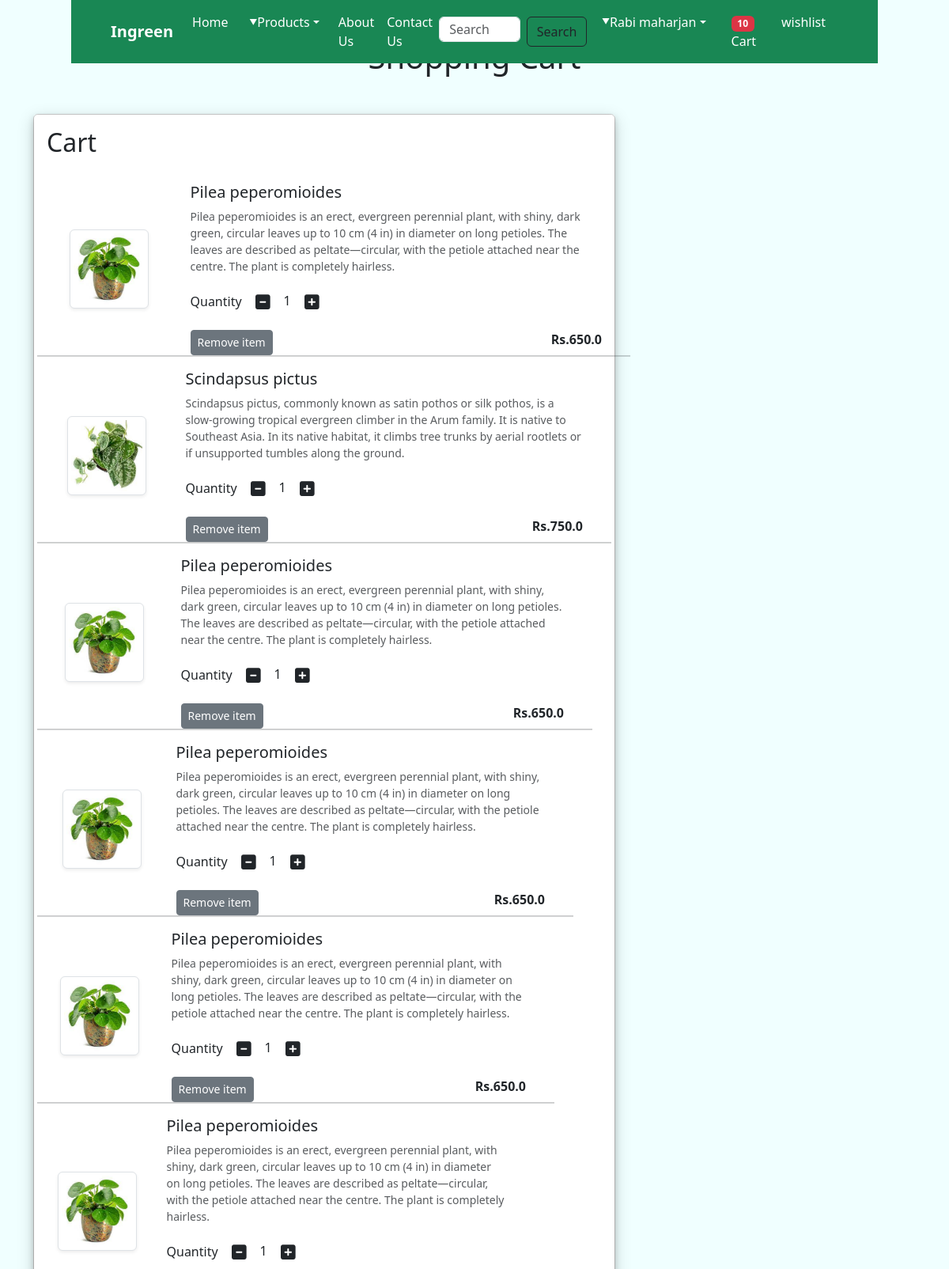
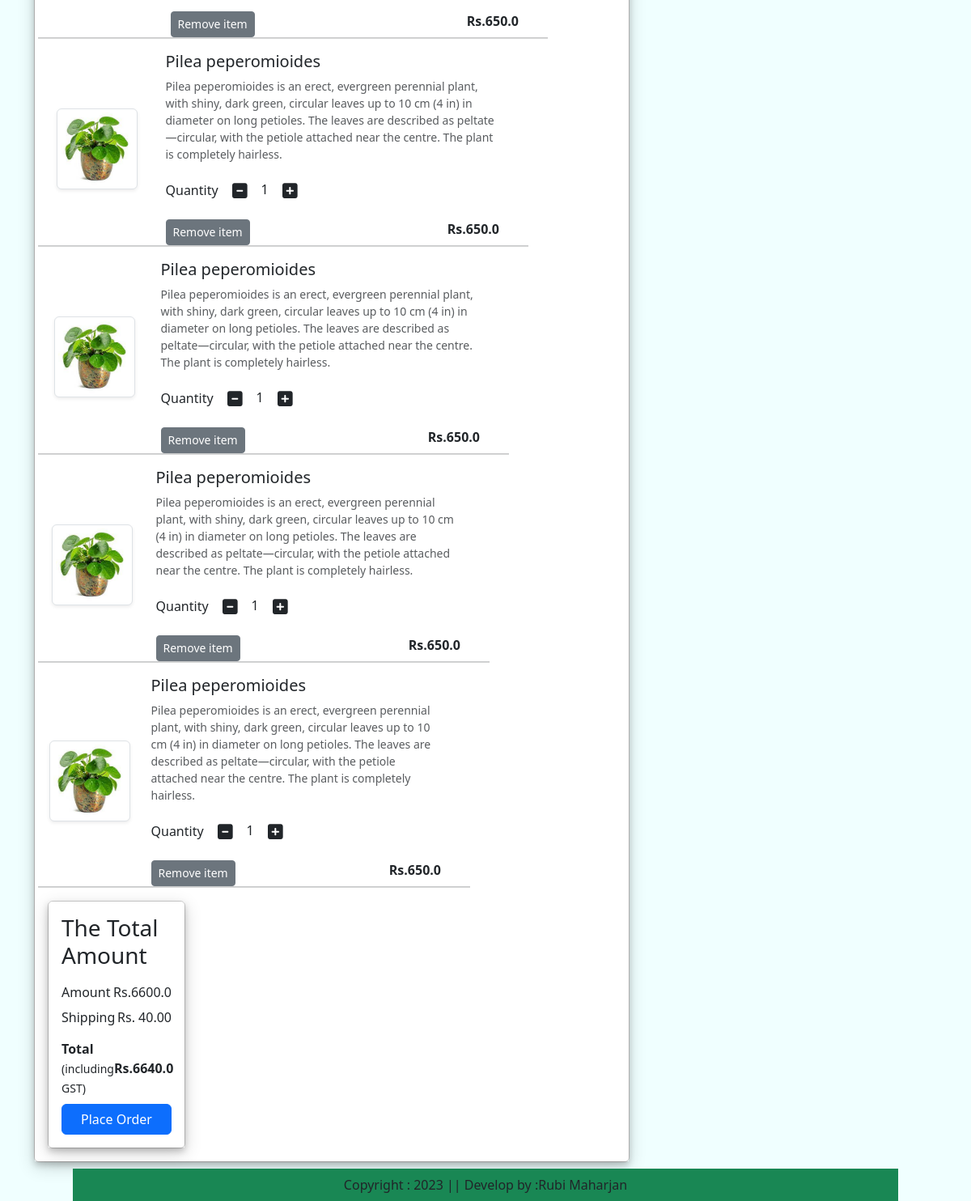
Before: /showcart/ (signed in) with the older database file (2 pictures, top to bottom).
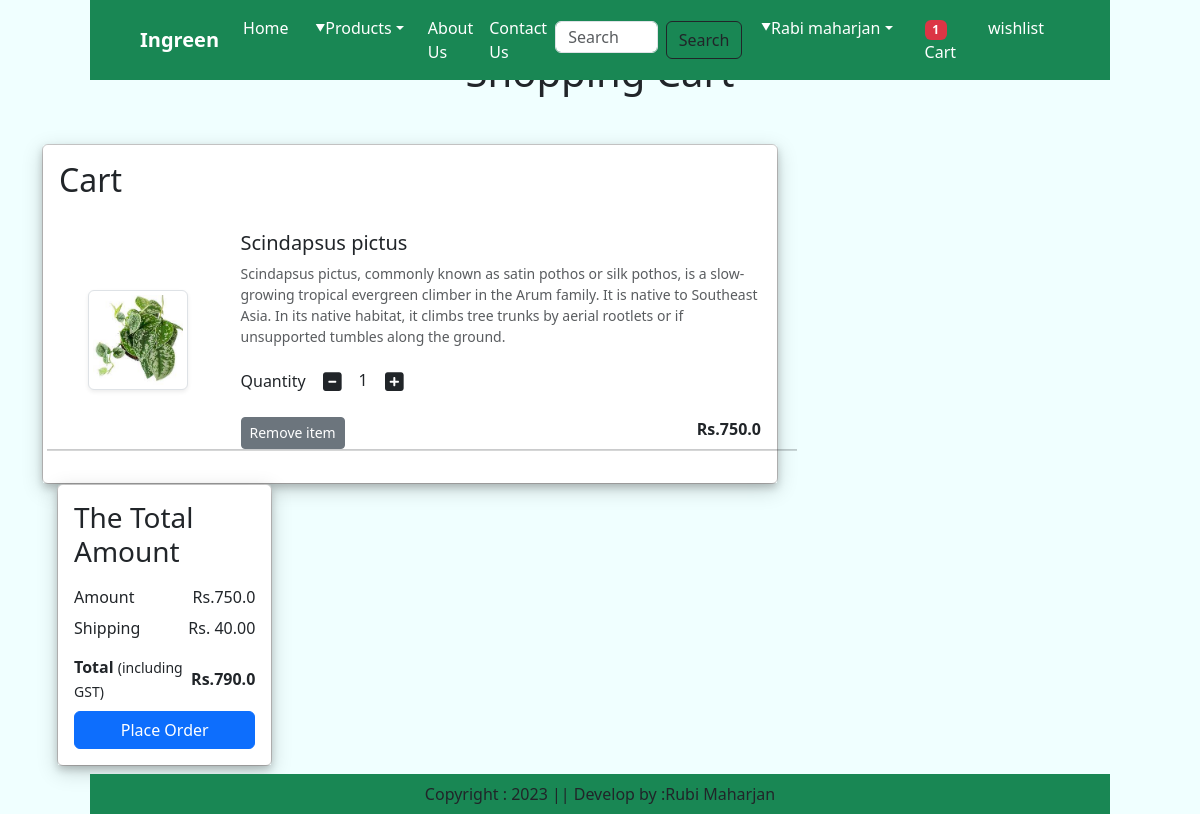
After: the same page with the newer database file.
### app/models.py (models this page shows, shortened)
class Cart(models.Model):
    user =models.ForeignKey(User,on_delete=models.CASCADE)
    product= models.ForeignKey(Product,on_delete=models.CASCADE)
    quantity =models.PositiveIntegerField(default=1)

class Product(models.Model):
    title =models.CharField(max_length=100)
    selling_price =models.FloatField()
    discounted_price=models.FloatField()
    description =models.TextField()
    category =models.CharField(choices=CATEGORY_CHOICES,max_length=2)
    product_image =models.ImageField(upload_to='product')

### app/views.py (the view)
# urls.py: path('showcart/',views.show_cart,name='showcart'),
@login_required
def show_cart(request):
    user = request.user
    cart = Cart.objects.filter(user=user)
    amount = 0
    for p in cart:
        value = p.quantity * p.product.discounted_price
        amount += value
    totalamount = amount + 40
    wishitem = 0
    totalitem = 0
    if request.user.is_authenticated:
        totalitem = len(Cart.objects.filter(user=request.user))
        wishitem = len(Wishlist.objects.filter(user=request.user))
    return render(request, 'addtocart.html', locals())

### app/templates/addtocart.html (shortened to what this page needs)
{% extends 'base.html' %}
{% load static %}
{% block main-content %}
<div class="container my-5">
    <div class="row">
            {% if cart %}
            <br>
            <div>
                <h1 class="text-center mb-5">Shopping Cart</h1>
            </div>
            <div class="col-sm-8">
                <div class="card">
                    <div class="card-body"  style="box-shadow: 0 4px 8px 0 rgba(0, 0, 0, 0.2), 0 6px 20px 0 rgba(0, 0, 0, 0.19); ">
                        <h2>Cart</h2><br>
                        {% for item in cart %}
                        <div class="row"  >
                            <div class="col-sm-3 text-center align-self-center">
                                <img src="{{item.product.product_image.url}}" alt="" srcset=""
                                    class="img-fluid img-thumbnail shadow-sm" height="100" width="100">
                            </div>
                            <div class="col-sm-9">
                                <div>
                                    <h5> {{item.product.title}}
                                    </h5>
                                    <p class="mb-2 text-muted small">
                                        {{item.product.description}}
                                    </p>
                                    <div class="my-3">
                                        <label for="quantity">Quantity</label>
                                        <a class="minus-cart btn" pid="{{ item.product.id }}"><i class="fas fa-minus-square fa-lg"></i></a>
                                        <span class="quantity">{{ item.quantity }}</span>
                                        <a class="plus-cart btn" pid="{{ item.product.id }}"><i class="fas fa-plus-square fa-lg"></i></a>
                                    </div>
                                    <div class="d-flex justify-content-between">
                                        <a class="remove-cart btn btn-sm btn-secondary" pid="{{ item.product.id }}" href="#">Remove item</a>
                                        <p class="mb-2"><span><strong>Rs.{{ item.product.discounted_price }}</strong></span></p>
                                    </div>
                            </div>
                        </div>
                        <hr class="text-muted">
                        {% endfor%}
                    </div>
                </div>
            </div>
            <div class="col-sm-4">
                <div class="card">
                    <div class="card-body" style="box-shadow: 0 4px 8px 0 rgba(0, 0, 0, 0.2), 0 6px 20px 0 rgba(0, 0, 0, 0.19); ">
                        <h3>The Total Amount</h3>
                        <ul class="list-group">
                            <li
                                class="list-group-item d-flex justify-content-between align-items-center border-0 px-0 pb-0">
                                Amount <span id="amount">Rs.{{amount}}</span></li>
                            <li
                                class="list-group-item d-flex justify-content-between align-items-center border-0 px-0 ">
                                Shipping <span id="amount">Rs. 40.00</span></li>
                            <li
                                class="list-group-item d-flex justify-content-between align-items-center border-0 px-0 mb-0">
                                <div>
                                    <strong>Total</strong> <small>(including GST)</small>
                                </div>
                                <span id="totalamount"><strong>Rs.{{totalamount}}</strong></span>
                            </li>
                        </ul>
                        <div class="d-grid"><a href="{% url 'checkout' %} " class="btn btn-primary">Place Order</a></div>
                    </div>
                </div>
            </div>
            {% else %}
            <h1 class="text-center mb-5">Cart is Empty</h1>
            {% endif %}
        </div>
    </div>
{% endblock main-content %}

### app/templates/base.html (shortened to what this page needs)
  <!DOCTYPE html>
{% load static %}
<html lang="en">
<head>
  <link rel="stylesheet" href="https://cdn.jsdelivr.net/npm/bootstrap@4.3.1/dist/css/bootstrap.min.css"
>
    <link href="https://cdn.jsdelivr.net/npm/bootstrap@5.0.0/dist/css/bootstrap.min.css" rel="stylesheet" >
  <link rel="stylesheet" href="{% static 'app/css/owl.carousel.min.css' %}" />
  <link rel="stylesheet" href="{% static 'app/css/all.min.css' %}" />
  <link rel="stylesheet" href="{% static 'style.css' %}">
   <link href="https://cdn.jsdelivr.net/npm/bootstrap@5.0.0/dist/css/bootstrap.min.css" rel="stylesheet" >
      <link
      href="https://cdn.jsdelivr.net/npm/bootstrap@5.3.0-alpha1/dist/css/bootstrap.min.css"
      rel="stylesheet"
    />
    <link
      rel="stylesheet"
      href="https://cdn.jsdelivr.net/npm/bootstrap-icons@1.3.0/font/bootstrap-icons.css"
    />
</head>
<body class="black-bg" style=" background-color:azure;" >
  <nav class="navbar navbar-dark bg-success fixed-top navbar-expand-lg  mx-auto" style="width: 85%" >
    <div class="container" style="padding-right: 50px; padding-left: 50px">
    <a class="navbar-brand" href="/">
        <b>Ingreen</b>
    </a>
    <div class="collapse navbar-collapse" id="navbarSupportedContent">
      <ul class="navbar-nav me-auto mb-2 mb-lg-0 ">
       {% if request.user.is_authenticated %}
        <li class="nav-item">
          <a class="nav-link active" href="/">Home <span class="sr-only">(current)</span></a>
        </li>
        <li class="nav-item dropdown mx-2">
          <a class="nav-link dropdown-toggle text-white" href="#" id="profileDropdown" role="button"
            data-bs-toggle="dropdown" aria-expanded="false">Products</a>
        </li>
        <li class="nav-item">
          <a class="nav-link text-white" href="{% url 'about' %}">About Us</a>
        </li>
        <li class="nav-item">
          <a class="nav-link text-white" href="{% url 'contact' %}">Contact Us</a>
        </li>
      </ul>
      <form class="d-flex" role ="search" action="search">
        <input class="form-control me-2"name="search" type="search" placeholder="Search" aria-label="Search">
        <button class="btn btn-outline-dark " type="submit">Search</button>
      </form>
    </div>
    <ul class="navbar-nav mb-2 mb-lg-0">
      <li class="nav-item dropdown mx-2">
        <a class="nav-link dropdown-toggle text-white" href="#" id="profileDropdown" role="button"
          data-bs-toggle="dropdown" aria-expanded="false">Rabi maharjan</a>
      </li>
      <li class="nav-item mx-2">
        <a href="{% url 'showcart' %}" class="nav-link text-white"><span class="badge bg-danger">{% if totalitem  %}{{totalitem}}{% endif %}</span>Cart </a>
      </li>
      <li class="nav-item mx-2">
        <a href="{% url 'wishlist' %}" class="nav-link text-white">wishlist</a>
      </li>
      {% endif %}
    </ul>
  </div>
  </nav>
  {% block main-content %}{% endblock main-content %}
  <footer class="container  fixed-bottom bg-success text-center p-2 mt-5" style="width:85%;" >
    Copyright : 2023 || Develop by :Rubi Maharjan
  </footer>
</body>
</html>

### app/static/app/css/style.css (style rules this page uses)
.navbar { align-items: center; padding: 0px; background-color: #28a745; width: 500px; }
.navbar-brand { height: auto; padding: 0; }
body { margin: 0; padding: 0; overflow-x: hidden; }
.nav-link { padding: 0.5rem 1rem; color: #fff; }
.form-control { height: 2rem; padding: 0.25rem; }
.dropdown-toggle::after { display: none; }
.dropdown-toggle::before { content: '\25BC'; display: inline-block; margin-left: 0.255em; vertical-align: 0.255em; font-size: 0.625em; line-height: 1; }

Changed rows visible on the page:
removed Cart: product.product_image (picture), product "Pilea peperomioides", product.description "Pilea peperomioides is an erect, evergreen perennial plant, with shiny, dark green, circular leaves up to 10 cm (4 in) in diameter on long petioles. The leaves are described as peltate—circular, with the petiole attached near the centre. The plant is completely hairless.", quantity "1", product.discounted_price "650.0"
removed Cart: product.product_image (picture), product "Pilea peperomioides", product.description "Pilea peperomioides is an erect, evergreen perennial plant, with shiny, dark green, circular leaves up to 10 cm (4 in) in diameter on long petioles. The leaves are described as peltate—circular, with the petiole attached near the centre. The plant is completely hairless.", quantity "1", product.discounted_price "650.0"
removed Cart: product.product_image (picture), product "Pilea peperomioides", product.description "Pilea peperomioides is an erect, evergreen perennial plant, with shiny, dark green, circular leaves up to 10 cm (4 in) in diameter on long petioles. The leaves are described as peltate—circular, with the petiole attached near the centre. The plant is completely hairless.", quantity "1", product.discounted_price "650.0"
removed Cart: product.product_image (picture), product "Pilea peperomioides", product.description "Pilea peperomioides is an erect, evergreen perennial plant, with shiny, dark green, circular leaves up to 10 cm (4 in) in diameter on long petioles. The leaves are described as peltate—circular, with the petiole attached near the centre. The plant is completely hairless.", quantity "1", product.discounted_price "650.0"
removed Cart: product.product_image (picture), product "Pilea peperomioides", product.description "Pilea peperomioides is an erect, evergreen perennial plant, with shiny, dark green, circular leaves up to 10 cm (4 in) in diameter on long petioles. The leaves are described as peltate—circular, with the petiole attached near the centre. The plant is completely hairless.", quantity "1", product.discounted_price "650.0"
removed Cart: product.product_image (picture), product "Pilea peperomioides", product.description "Pilea peperomioides is an erect, evergreen perennial plant, with shiny, dark green, circular leaves up to 10 cm (4 in) in diameter on long petioles. The leaves are described as peltate—circular, with the petiole attached near the centre. The plant is completely hairless.", quantity "1", product.discounted_price "650.0"
removed Cart: product.product_image (picture), product "Pilea peperomioides", product.description "Pilea peperomioides is an erect, evergreen perennial plant, with shiny, dark green, circular leaves up to 10 cm (4 in) in diameter on long petioles. The leaves are described as peltate—circular, with the petiole attached near the centre. The plant is completely hairless.", quantity "1", product.discounted_price "650.0"
removed Cart: product.product_image (picture), product "Pilea peperomioides", product.description "Pilea peperomioides is an erect, evergreen perennial plant, with shiny, dark green, circular leaves up to 10 cm (4 in) in diameter on long petioles. The leaves are described as peltate—circular, with the petiole attached near the centre. The plant is completely hairless.", quantity "1", product.discounted_price "650.0"
removed Cart: product.product_image (picture), product "Pilea peperomioides", product.description "Pilea peperomioides is an erect, evergreen perennial plant, with shiny, dark green, circular leaves up to 10 cm (4 in) in diameter on long petioles. The leaves are described as peltate—circular, with the petiole attached near the centre. The plant is completely hairless.", quantity "1", product.discounted_price "650.0"
Other visible differences:
{{ totalitem }}: "10" → "1"
{{ amount }}: "6600.0" → "750.0"
{{ totalamount }}: "6640.0" → "790.0"
